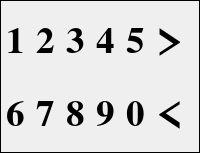
        <widget class="QFrame" name="frameButtons">
         <property name="frameShape">
          <enum>QFrame::Box</enum>
         </property>
         <property name="frameShadow">
          <enum>QFrame::Plain</enum>
         </property>
         <layout class="QGridLayout" name="gridLayout" rowstretch="1,1" columnstretch="2,2,2,2,2,3">
          <property name="margin">
           <number>5</number>
          </property>
          <property name="spacing">
           <number>5</number>
          </property>
          <item row="0" column="0">
           <widget class="SKG_Button" name="btn_1">
            <property name="font">
             <font>
              <family>Nimbus Roman No9 L</family>
              <pointsize>28</pointsize>
              <weight>75</weight>
              <italic>false</italic>
              <bold>true</bold>
             </font>
            </property>
            <property name="autoFillBackground">
             <bool>true</bool>
            </property>
            <property name="text">
             <string>1</string>
            </property>
           </widget>
          </item>
          <item row="0" column="1">
           <widget class="SKG_Button" name="btn_2">
            <property name="font">
             <font>
              <family>Nimbus Roman No9 L</family>
              <pointsize>28</pointsize>
              <weight>75</weight>
              <italic>false</italic>
              <bold>true</bold>
             </font>
            </property>
            <property name="autoFillBackground">
             <bool>true</bool>
            </property>
            <property name="text">
             <string>2</string>
            </property>
           </widget>
          </item>
          <item row="0" column="2">
           <widget class="SKG_Button" name="btn_3">
            <property name="font">
             <font>
              <family>Nimbus Roman No9 L</family>
              <pointsize>28</pointsize>
              <weight>75</weight>
              <italic>false</italic>
              <bold>true</bold>
             </font>
            </property>
            <property name="autoFillBackground">
             <bool>true</bool>
            </property>
            <property name="text">
             <string>3</string>
            </property>
           </widget>
          </item>
          <item row="0" column="3">
           <widget class="SKG_Button" name="btn_4">
            <property name="font">
             <font>
              <family>Nimbus Roman No9 L</family>
              <pointsize>28</pointsize>
              <weight>75</weight>
              <italic>false</italic>
              <bold>true</bold>
             </font>
            </property>
            <property name="autoFillBackground">
             <bool>true</bool>
            </property>
            <property name="text">
             <string>4</string>
            </property>
           </widget>
          </item>
          <item row="0" column="4">
           <widget class="SKG_Button" name="btn_5">
            <property name="font">
             <font>
              <family>Nimbus Roman No9 L</family>
              <pointsize>28</pointsize>
              <weight>75</weight>
              <italic>false</italic>
              <bold>true</bold>
             </font>
            </property>
            <property name="autoFillBackground">
             <bool>true</bool>
            </property>
            <property name="text">
             <string>5</string>
            </property>
           </widget>
          </item>
          <item row="0" column="5">
           <widget class="SKG_Button" name="btn_Next">
            <property name="font">
             <font>
              <family>Nimbus Roman No9 L</family>
              <pointsize>36</pointsize>
              <weight>75</weight>
              <italic>false</italic>
              <bold>true</bold>
             </font>
            </property>
            <property name="autoFillBackground">
             <bool>true</bool>
            </property>
            <property name="text">
             <string>&gt;</string>
            </property>
           </widget>
          </item>
          <item row="1" column="0">
           <widget class="SKG_Button" name="btn_6">
            <property name="font">
             <font>
              <family>Nimbus Roman No9 L</family>
              <pointsize>28</pointsize>
              <weight>75</weight>
              <italic>false</italic>
              <bold>true</bold>
             </font>
            </property>
            <property name="autoFillBackground">
             <bool>true</bool>
            </property>
            <property name="text">
             <string>6</string>
            </property>
           </widget>
          </item>
          <item row="1" column="1">
           <widget class="SKG_Button" name="btn_7">
            <property name="font">
             <font>
              <family>Nimbus Roman No9 L</family>
              <pointsize>28</pointsize>
              <weight>75</weight>
              <italic>false</italic>
              <bold>true</bold>
             </font>
            </property>
            <property name="autoFillBackground">
             <bool>true</bool>
            </property>
            <property name="text">
             <string>7</string>
            </property>
           </widget>
          </item>
          <item row="1" column="2">
           <widget class="SKG_Button" name="btn_8">
            <property name="font">
             <font>
              <family>Nimbus Roman No9 L</family>
              <pointsize>28</pointsize>
              <weight>75</weight>
              <italic>false</italic>
              <bold>true</bold>
             </font>
            </property>
            <property name="autoFillBackground">
             <bool>true</bool>
            </property>
            <property name="text">
             <string>8</string>
            </property>
           </widget>
          </item>
          <item row="1" column="3">
           <widget class="SKG_Button" name="btn_9">
            <property name="font">
             <font>
              <family>Nimbus Roman No9 L</family>
              <pointsize>28</pointsize>
              <weight>75</weight>
              <italic>false</italic>
              <bold>true</bold>
             </font>
            </property>
            <property name="autoFillBackground">
             <bool>true</bool>
            </property>
            <property name="text">
             <string>9</string>
            </property>
           </widget>
          </item>
          <item row="1" column="4">
           <widget class="SKG_Button" name="btn_0">
            <property name="font">
             <font>
              <family>Nimbus Roman No9 L</family>
              <pointsize>28</pointsize>
              <weight>75</weight>
              <italic>false</italic>
              <bold>true</bold>
             </font>
            </property>
            <property name="autoFillBackground">
             <bool>true</bool>
            </property>
            <property name="text">
             <string>0</string>
            </property>
           </widget>
          </item>
          <item row="1" column="5">
           <widget class="SKG_Button" name="btn_Prev">
            <property name="font">
             <font>
              <family>Nimbus Roman No9 L</family>
              <pointsize>36</pointsize>
              <weight>75</weight>
              <italic>false</italic>
              <bold>true</bold>
             </font>
            </property>
            <property name="autoFillBackground">
             <bool>true</bool>
            </property>
            <property name="text">
             <string>&lt;</string>
            </property>
           </widget>
          </item>
         </layout>
        </widget>
